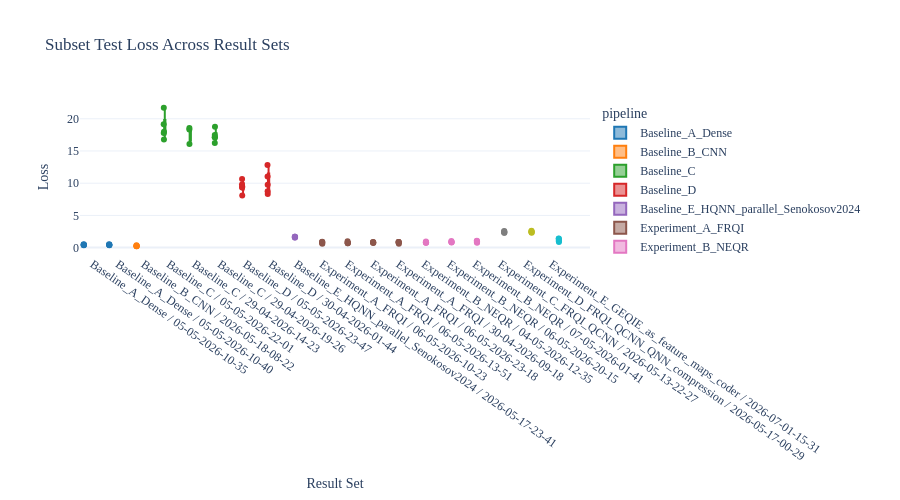
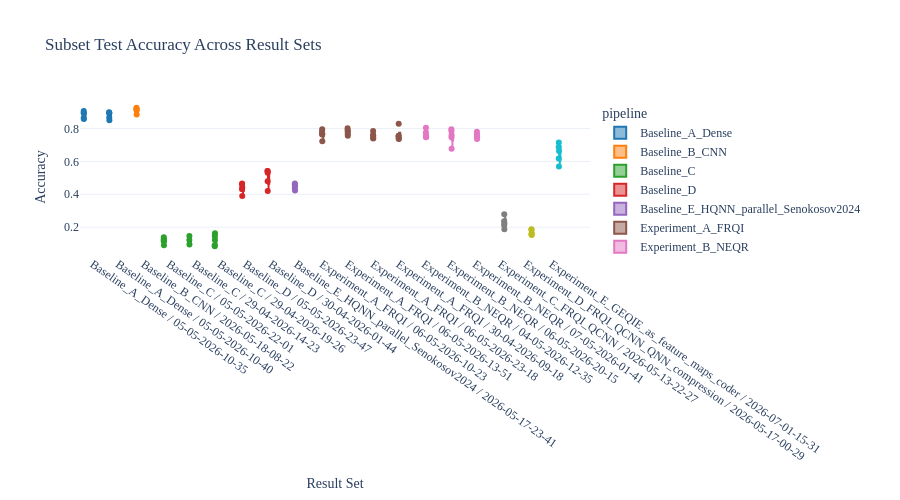
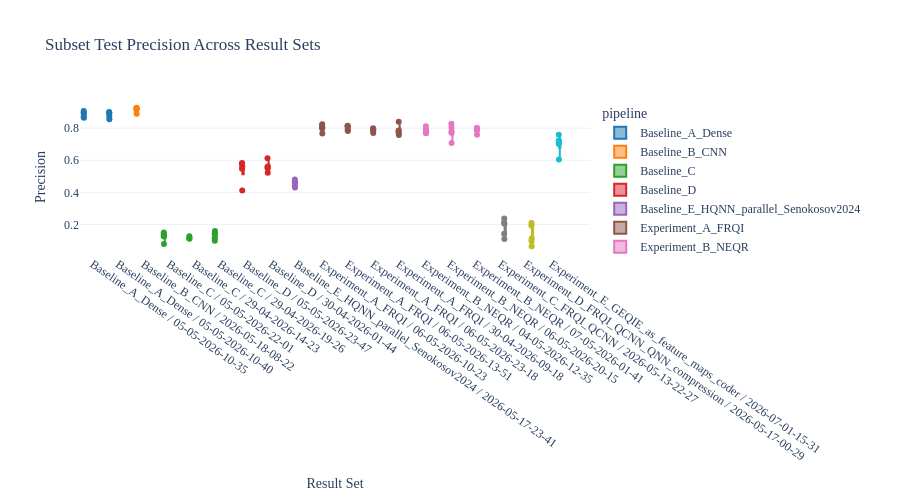
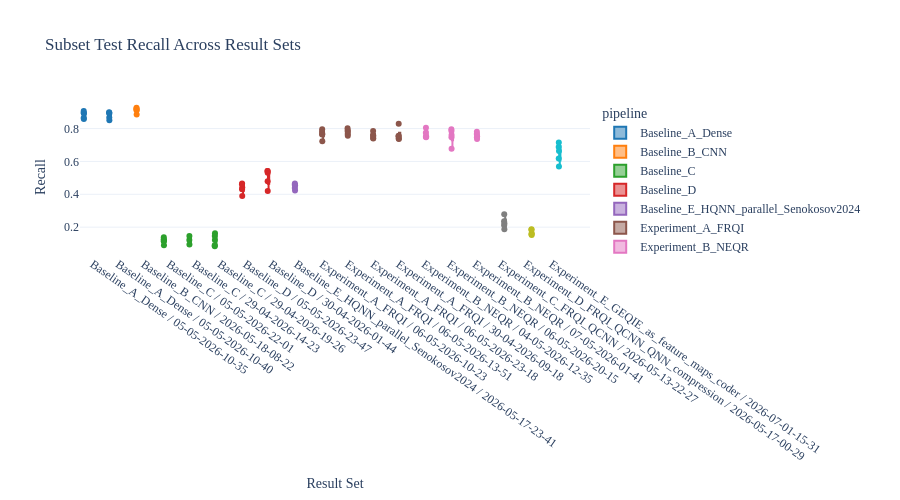

The notebook cell these images were saved under, in order:
### Markdown cell above
## Subset Test Metric Distributions

### Code cell
def plot_test_metric_distribution(metric: str) -> go.Figure:
    data = test_long[
        (test_long["result_set"].isin(comparison_result_sets))
        & (test_long["metric"] == metric)
    ].copy()
    if data.empty:
        raise ValueError(f"No subset test data found for metric {metric!r}.")

    fig = px.box(
        data,
        x="result_set",
        y="value",
        color="pipeline",
        points="all",
        hover_data=["subset"],
        title=f"Subset Test {metric.title()} Across Result Sets",
    )
    fig.update_layout(height=500, xaxis_title="Result Set", yaxis_title=metric.title())
    fig.update_xaxes(tickangle=35)
    return fig


for metric in [metric for metric in METRIC_ORDER if metric in test_long["metric"].unique()]:
    plot_test_metric_distribution(metric).show()
